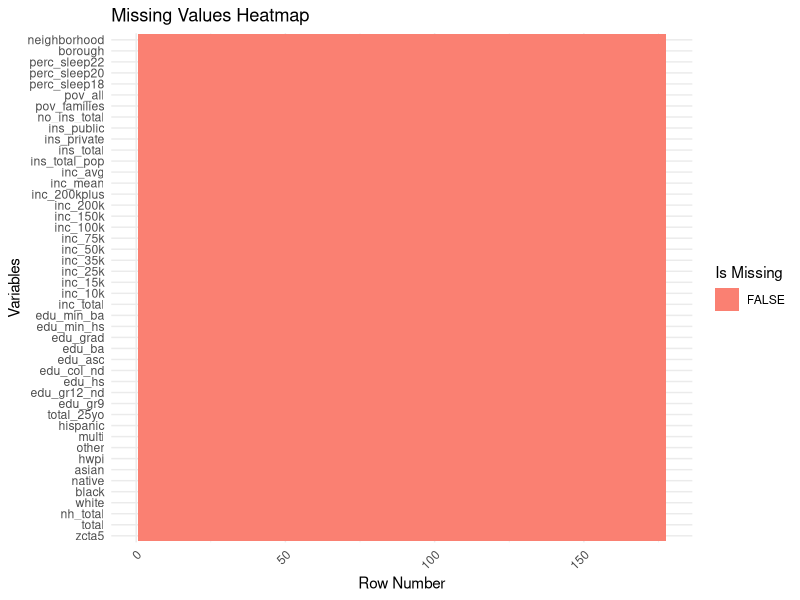
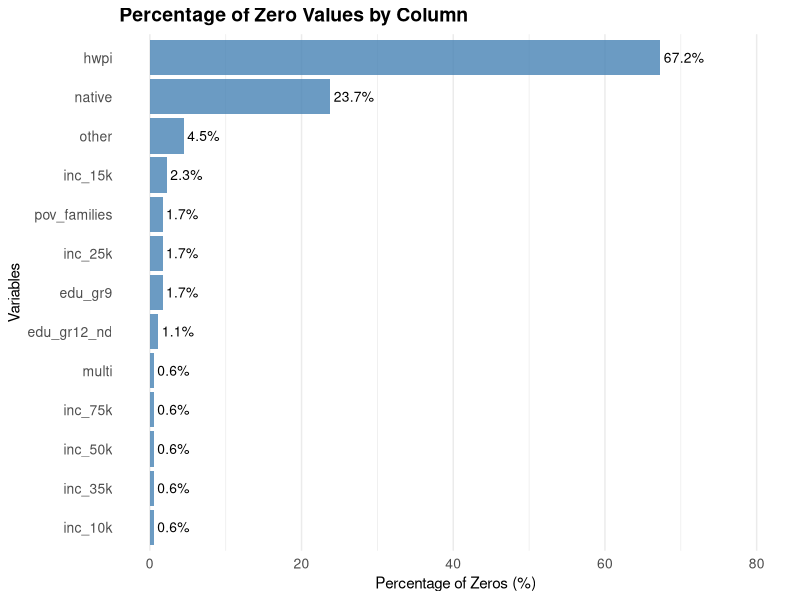
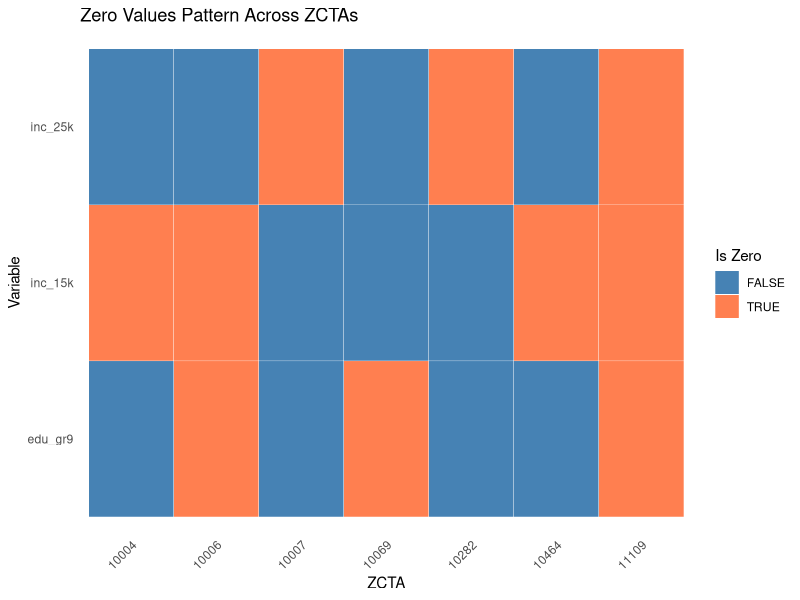

The R script that drew these images, in order:
## ---- chunk 1
# Load required libraries
library(tidyverse)
library(reshape2)

# Read the data
df <- read.csv("data_cleaning/sleep_health_final_dataset.csv")

# Create missing value matrix
missing_matrix <- is.na(df) |> 
  as.data.frame() |>
  mutate(row_id = row_number()) |>
  melt(id.vars = "row_id", variable.name = "column", value.name = "is_missing")

# Create the heatmap
ggplot(missing_matrix, aes(x = column, y = row_id, fill = is_missing)) +
  geom_tile() +
  scale_fill_manual(values = c("TRUE" = "red", "FALSE" = "salmon")) +
  theme_minimal() +
  theme(axis.text.x = element_text(angle = 45, hjust = 1)) +
  labs(title = "Missing Values Heatmap",
       x = "Variables",
       y = "Row Number",
       fill = "Is Missing") +
  coord_flip()
## ---- chunk 2
# Calculate percentage of zeros for all numeric columns
zero_summary <- sapply(df, function(x) if(is.numeric(x)) mean(x == 0) * 
                         100 else NA) |>
  as.data.frame() |>
  setNames("zero_percentage") |>
  rownames_to_column("variable") |>
  filter(!is.na(zero_percentage), zero_percentage > 0) |>
  arrange(desc(zero_percentage))

# Create a bar plot
ggplot(zero_summary, aes(x = reorder(variable, zero_percentage), 
                         y = zero_percentage)) +
  geom_bar(stat = "identity", fill = "steelblue", alpha = 0.8) +
  geom_text(aes(label = sprintf("%.1f%%", zero_percentage)), 
            hjust = -0.1, 
            size = 3.5) +
  coord_flip() +
  theme_minimal() +
  labs(title = "Percentage of Zero Values by Column",
       x = "Variables",
       y = "Percentage of Zeros (%)") +
  theme(
    plot.title = element_text(size = 14, face = "bold"),
    axis.text = element_text(size = 10),
    panel.grid.major.y = element_blank()
  ) +
  scale_y_continuous(limits = c(0, max(zero_summary$zero_percentage) * 1.2))
## ---- chunk 3
# Create a better visualization of the zero patterns
zero_locations <- df |>
  select(zcta5, edu_gr9, inc_15k, inc_25k) |>
  filter(edu_gr9 == 0 | inc_15k == 0 | inc_25k == 0)

# Convert data to long format for better visualization
zero_long <- zero_locations |>
  pivot_longer(cols = c(edu_gr9, inc_15k, inc_25k),
               names_to = "variable",
               values_to = "value") |>
  mutate(is_zero = value == 0)

# Create a more readable visualization
ggplot(zero_long, aes(x = factor(zcta5), y = variable, fill = is_zero)) +
  geom_tile(color = "white") +
  scale_fill_manual(values = c("steelblue", "coral")) +
  theme_minimal() +
  labs(title = "Zero Values Pattern Across ZCTAs",
       x = "ZCTA",
       y = "Variable",
       fill = "Is Zero") +
  theme(axis.text.x = element_text(angle = 45, hjust = 1),
        panel.grid = element_blank()) +
  scale_x_discrete(name = "ZCTA")

# Create a summary table of the patterns
zero_summary <- zero_long |>
  group_by(zcta5) |>
  summarise(
    num_zeros = sum(is_zero),
    variables_with_zeros = paste(variable[is_zero], collapse = ", ")
  )

zero_summary
